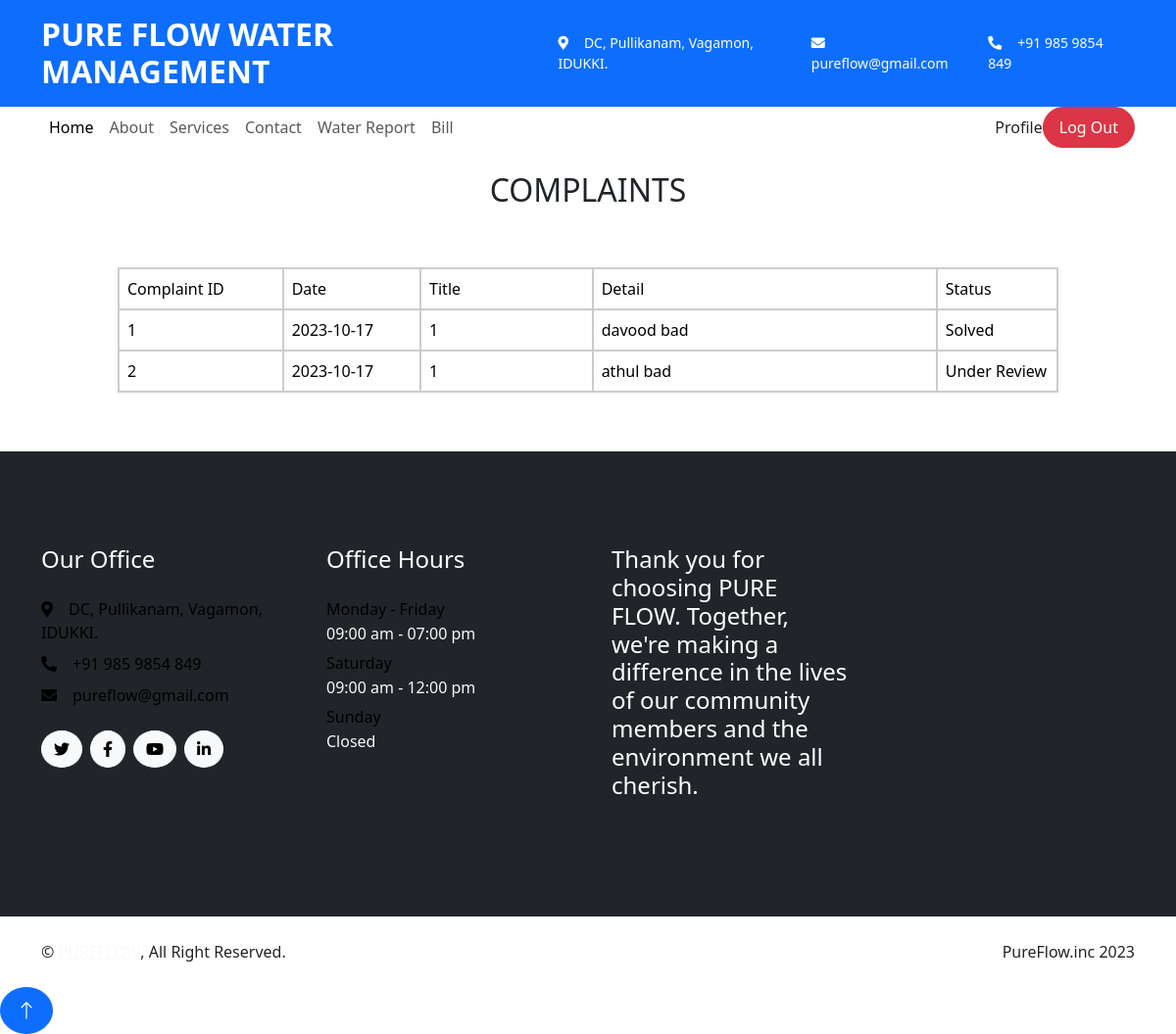
/user/complaint.php (signed in), run on the app's committed database.
### tables this page shows
CREATE TABLE `tbl_complaint` (
  `cmp_id` int(11) NOT NULL,
  `cmp_date` date DEFAULT current_timestamp(),
  `cmp_title` varchar(25) NOT NULL,
  `cmp_detail` varchar(125) NOT NULL,
  `cmp_status` int(10) NOT NULL DEFAULT 0,
  `user_id` int(11) NOT NULL
);

### user/complaint.php (the view, shortened to what this page needs)
<?php
include('Head.php');
include("../assets/connection/connection.php");
?>
<!DOCTYPE html>
<html lang="en">
<head>
    <link rel="stylesheet" href="../assets/Style/style.css">
</head>
<body>
<br>
<h2 class="text-center">COMPLAINTS</h2>
<form id="form2" name="form2" method="post" action="">
    <table width="700">
        <tr>
            <td width="50">Complaint ID</td>
            <td width="80">Date</td>
            <td width="100">Title</td>
            <td width="200">Detail</td>
            <td width="50">Status</td>
        </tr>
        <?php
        $selquery = "SELECT * FROM tbl_complaint where user_id='".$_SESSION['uid']."' ";
        $result = $con->query($selquery);
        while($data = $result->fetch_assoc()) {
        ?>
        <tr>
            <td><?php echo $data["cmp_id"]?></td>
            <td><?php echo $data["cmp_date"]?></td>
            <td><?php echo $data["cmp_title"]?></td>
            <td><?php echo $data["cmp_detail"]?></td>
            <td><?php
            if($data["cmp_status"]==0) echo"Under Review";
            else echo"Solved"; ?></td>
        </tr>
        <?php
        }
        ?>
    </table>
</form>
</body>
<?php
include('Foot.php');
?>
</html>

### assets/Style/style.css (style rules this page uses)
table { width: 80%; margin: 5% auto; }
table, th, td { border: 2px solid #ccc; border-radius: 10px; background-color: #ffffff9c; color: black; }
th, td { padding: 8px; }

### data on the page
tbl_complaint: cmp_id "1", cmp_date "2023-10-17", cmp_title "1", cmp_detail "davood bad", cmp_status "Solved"
tbl_complaint: cmp_id "2", cmp_date "2023-10-17", cmp_title "1", cmp_detail "athul bad", cmp_status "Under Review"
